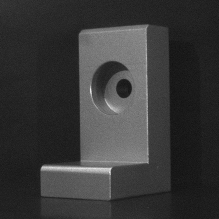
#> input picture src/figs/L.png, 219 x 219 px, found by its file name
$ jupyter execute cor71.ipynb
#> lines starting #> are read from the running program, lines starting #| are printed output that depends on the picture; after the words box and inside, x2 and y2 are one past the last pixel; in counts of white or black regions, pixels touching at a corner belong together
(labs:cor71)=
# Sobel and Canny detectors

<hr>

## 📌 Commentaires pour les intervenants

- Ce TP est un similaire à celui de l'année dernière.
- Il est assez long, car il faut tester et comprendre les différents paramètres des méthodes.
  Certains étudiants vont donc prendre le temps de comprendre et tester ces paramètres, mais il ne finiront pas le TP.
  D'autres survoleront les questions et finiront le TP.
  Je préfère que le étudiants se posent des questions, quitte à ne pas terminer le TP.

<hr>

The objectives of this exercise are to:
* detect edges using Sobel and Canny detectors
* understand the influence of the parameters of these methods
* compare these methods in terms of computation time

[cell 1]
from skimage.io import imread
from skimage.filters import sobel, sobel_h, sobel_v
from skimage.feature import canny

from matplotlib.pyplot import figure, imshow, title, subplot, plot, show, plot, xlabel, ylabel, axis

import time

[cell 2]
x = imread("L.png")
#> x is the input picture: shape (219, 219); min 17, max 235, mean 56
x = x# / 255
figure
imshow(x, cmap="gray")
title("Original image")
show()

## Sobel detector

The Sobel detector performs a convolution of the image by two filters,
each allowing to obtain the gradient of the image in the two dimensions.
These two gradients can be merged to result in the right image (how are they merged?).

[cell 3]
figure(figsize=(17,10))

subplot(1,3,1)
imshow(sobel_h(x), cmap="gray")
title("Horizontal gradients (sobel_h)")

subplot(1,3,2)
imshow(sobel_v(x), cmap="gray")
title("vertical gradients (sobel_v)")

subplot(1,3,3)
imshow(sobel(x), cmap="gray")
title("Gradients (sobel)")

show()
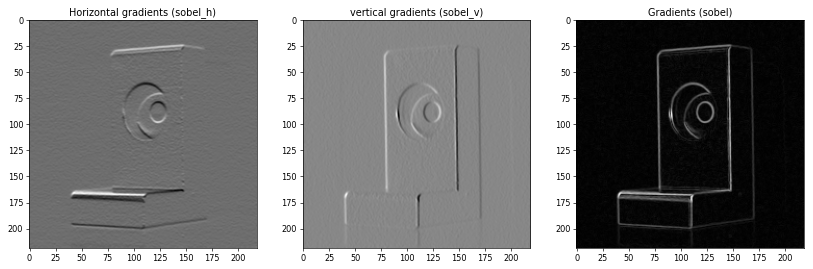
#> figure drawn by matplotlib, 3 panels

The gradient image can be thresholded to identify major contours.
The results for three threshold values are given below.

[cell 4]
y = sobel(x)
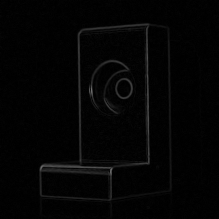
#> y: shape (219, 219) float64; min 0, max 0.432, mean 0.0173
seuils = [.02, .20, .40]

figure(figsize=(17,10))
for i, seuil in enumerate(seuils):
    z = y > seuil*y.max()
    subplot(1,3,i+1)
    imshow(z, cmap="gray")
    title(f"Sobel detector with threshold\nequals to {seuil} × max of the image")
#> this loop made 3 passes
#> pass 1, `z = y > seuil*y.max()`:
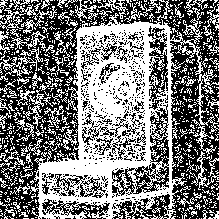
#> z: shape (219, 219) bool; 47.9% white; 727 white regions (650 under 20 px), largest, box (x1, y1, x2, y2) and area: (29, 0, 219, 219) 15630, (0, 47, 43, 81) 349, (16, 89, 44, 137) 324

* We note that the higher the threshold, the fewer contours detected (there are fewer white pixels).
  This is because fewer pixels have a gradient greater than the threshold,
  and therefore will be considered as edges.

* If the threshold is too low, then edges are detected almost everywhere.
  In particular, the background of the image being (slightly) noisy, edges can be detected there.

* On the contrary, if the threshold is too high, then there are a lot of non-detections
  even though there are hardly any false alarms left.

* In addition, even by setting the threshold high enough, some edges are still wide:
  they have a width of several pixels, which implies that the edge, although detected, is not positioned with precision.

## Canny detector

Canny detector is more complex than a simple filtering.
It includes in particular a thresholding by hysteresis, _i.e._ a decision based on two thresholds $T_{low}$ and $T_{high}$:
* the pixels of intensity lower than $T_{low}$ will not be considered as edges,
* pixels with an intensity greater than $T_{high}$ will be considered as edges,
* pixels with an intensity between $T_{low}$ and $T_{high}$ will be detected as edges
  if and only if they are neighbors of pixels whic are edges.

### Influence of the Gaussian standard deviation (`sigma`)

[cell 5]
sigs = [0.1, 1, 5]
figure(figsize=(17,10))
for i, sig in enumerate(sigs):
    z = canny(x, sigma=sig)
    subplot(1,3,i+1)
    imshow(z, cmap="gray")
    title(f"Canny detector\nsigma = {sig}")
#> this loop made 3 passes
#> pass 1, `z = canny(x, sigma=sig)`:
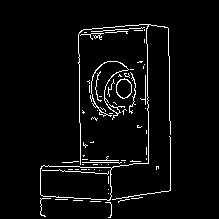
#> z: shape (219, 219) bool; 4% white in thin lines or dots, all inside (x1, y1, x2, y2) = (40, 24, 171, 218)

We observe that if `sigma` increases, then the number of edges detected is lower.
This can be explained by the fact that the first step of the Canny detector is a filtering of the image by a Gaussian
(with standard deviation `sigma`) to reduce the noise.
In consequence, the image is more blurry and therefore the edges are less marked: they are therefore more difficult to detect.

### Influence of $T_{low}$ (`low_threshold`)

[cell 6]
seuils = [0.01, 0.05, 0.2]
seuil_haut = 0.2
figure(figsize=(17,10))
for i, seuil_bas in enumerate(seuils):
    z = canny(x, low_threshold=seuil_bas*x.max(), high_threshold=seuil_haut*x.max())
    subplot(1,3,i+1)
    imshow(z, cmap="gray")
    title(f"Canny detector\nlow_threshold = {seuil_bas*100:.0f} %,    high_threshold = {seuil_haut*100:.0f} %")
#> this loop made 3 passes
#> pass 1, `z = canny(x, low_threshold=seuil_bas*x.max(), high_threshold=seuil_hau..`:
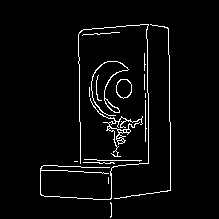
#> z: shape (219, 219) bool; 3.7% white in thin lines or dots, all inside (x1, y1, x2, y2) = (40, 24, 171, 218)
#> pass 3, `z = canny(x, low_threshold=seuil_bas*x.max(), high_threshold=seuil_hau..`:
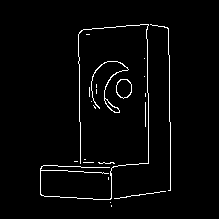
#> z: shape (219, 219) bool; 2.6% white in thin lines or dots, all inside (x1, y1, x2, y2) = (40, 24, 171, 207)

When the lower threshold increases, the number of detected edges decreases,
since there are fewer pixels whose gradient value is greater than the lower threshold.

### Influence of $T_{high}$ (`high_threshold`)

[cell 7]
seuils = [0.1, 0.2, 0.5]
seuil_bas = 0.1
figure(figsize=(17,10))
for i, seuil_haut in enumerate(seuils):
    z = canny(x, low_threshold=seuil_bas*x.max(), high_threshold=seuil_haut*x.max())
    subplot(1,3,i+1)
    imshow(z, cmap="gray")
    title(f"Canny detector\nlow_threshold = {seuil_bas*100:.0f} %,    high_threshold = {seuil_haut*100:.0f} %")
#> this loop made 3 passes
#> pass 1, `z = canny(x, low_threshold=seuil_bas*x.max(), high_threshold=seuil_hau..`:
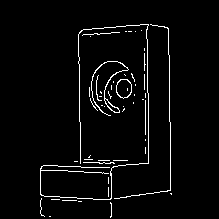
#> z: shape (219, 219) bool; 3.3% white in thin lines or dots, all inside (x1, y1, x2, y2) = (40, 24, 172, 218)
#> pass 2, `z = canny(x, low_threshold=seuil_bas*x.max(), high_threshold=seuil_hau..`:
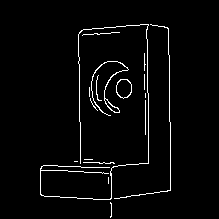
#> z: shape (219, 219) bool; 2.9% white in thin lines or dots, all inside (x1, y1, x2, y2) = (40, 24, 171, 218)
#> pass 3, `z = canny(x, low_threshold=seuil_bas*x.max(), high_threshold=seuil_hau..`:
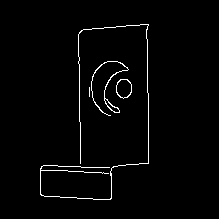
#> z: shape (219, 219) bool; 1.9% white in thin lines or dots, all inside (x1, y1, x2, y2) = (40, 24, 149, 200)

As before, the more the higher threshold increases, the fewer edges are detected.

In conclusion, we observe that the number of detected edges decreases with the value of the thresholds, as for the Sobel detector.
Besides, the Canny detector produces fine and mostly continuous contours: detection is therefore clearer and more precise.

## Comparison of the two methods in terms of computation time

One of the steps of the Canny detector is to apply a Sobel filter.
So the Canny detector is expected to be slower than the Sobel detector.
We measure the time required for each method to detect the edges of the image.

For practical reasons, depending especially on the computer used for the test,
the results are not perfectly reproducible:
if you run the comparison twice, the computation times will differ slightly.
Therefore, it is advised to measure the computation times over many simulations (100 below).

[cell 8]
I = 100           # Number of simulations
total_sobel = 0   # Total time for the I simulations for the Sobel detector
total_canny = 0   # Total time for the I simulations for the Canny detector

for i in range(I):

    # Computation time for the Sobel detector
    tic = time.time()
    y = sobel(x)
    z = y > 0.5*y.max() # Don't forget to take thresholding into account!
    tac = time.time()
    time_sobel = tac-tic
    total_sobel += time_sobel

    # Computation time for the Canny detector
    tic = time.time()
    z = canny(x)
    tac = time.time()
    time_canny = tac-tic
    total_canny += time_canny

    # Display the computation time of the two methods (for the first 10 simulations only)
    if i<10:
        print(f"Sobel : {time_sobel*1e3:.3f} ms     Canny : {time_canny*1e3:.3f} ms")
    elif i==10:
        print("etc.")
#> this loop made 100 passes
#> pass 1, `z = y > 0.5*y.max() # Don't forget to take thresholding into account!`:
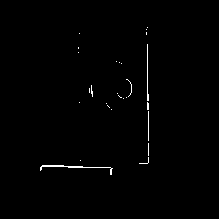
#> z: shape (219, 219) bool; 0.69% white in thin lines or dots, all inside (x1, y1, x2, y2) = (40, 27, 149, 175)
#> after the loop, total_canny = 0.281; total_sobel = 0.138

print(f"\nCanny detector is, about {total_canny/total_sobel:.0f} times slower than Sobel detector.")
#| Canny detector is, about 2 times slower than Sobel detector.
